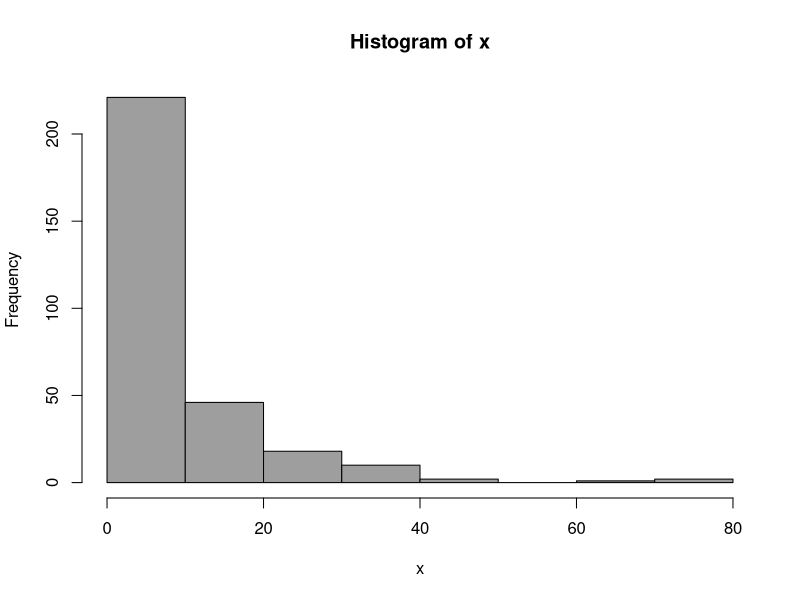

Reproduce this figure in R.
library(mixtools)


### Name: rexpmix
### Title: Simulate from Mixtures of Exponentials
### Aliases: rexpmix
### Keywords: file

### ** Examples

## Generate data from a 2-component mixture of exponentials.
n=300 # sample size
m=2 # nb components
lambda=c(1/3, 2/3); rate = c(1,1/10) # parameters
set.seed(1234)
x <- rexpmix(n, lambda, rate) # iid ~ exp mixture

## histogram of the simulated data.
hist(x, col=8)
